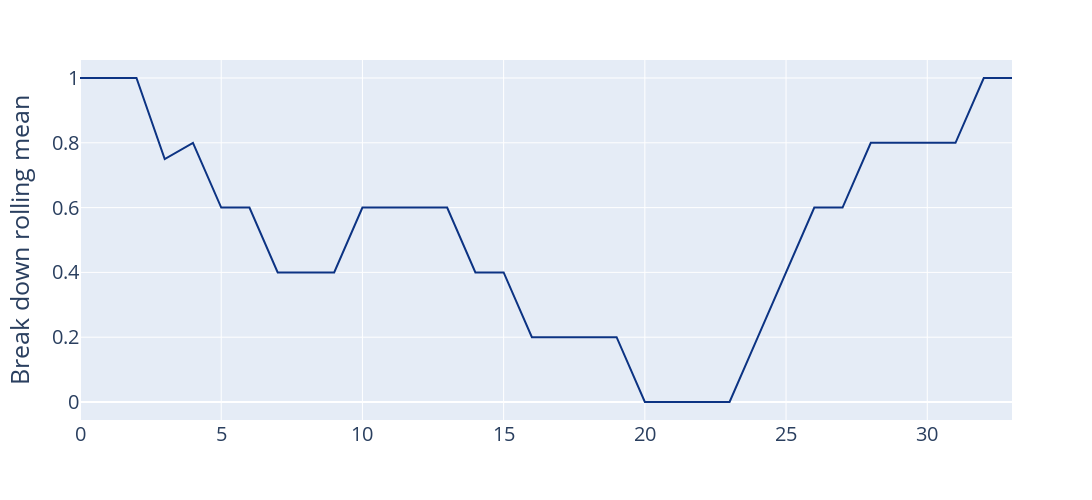

Notebook code for this chart:
### Code cell
fig = px.line(
    data_frame = df_bd,
    y = "Rolling Mean",

    color_discrete_sequence = plt_style_s,
    labels = {"Rolling Mean" : "Break down rolling mean", "index" : ""}
)

scale_show(fig, width = 1500, height = 500)

### Figure 1 — Plotly figure (JSON) as saved in the notebook; plotly's stock layout.template omitted (floating-point values rounded to 4 significant figures)
{"data": [{"hovertemplate": "=%{x}<br>Break down rolling mean=%{y}<extra></extra>", "legendgroup": "", "line": {"color": "rgb(12,51,131)", "dash": "solid"}, "marker": {"symbol": "circle"}, "mode": "lines", "name": "", "orientation": "v", "showlegend": false, "type": "scatter", "x": [0, 1, 2, 3, 4, 5, 6, 7, 8, 9, 10, 11, 12, 13, 14, 15, 16, 17, 18, 19, 20, 21, 22, 23, 24, 25, 26, 27, 28, 29, 30, 31, 32, 33], "xaxis": "x", "y": [1, 1, 1, 0.75, 0.8, 0.6, 0.6, 0.4, 0.4, 0.4, 0.6, 0.6, 0.6, 0.6, 0.4, 0.4, 0.2, 0.2, 0.2, 0.2, 0, 0, 0, 0, 0.2, 0.4, 0.6, 0.6, 0.8, 0.8, 0.8, 0.8, 1, 1], "yaxis": "y"}], "layout": {"font": {"size": 20}, "height": 500, "legend": {"tracegroupgap": 0}, "margin": {"t": 60}, "title": {"font": {"size": 30}}, "width": 1500, "xaxis": {"anchor": "y", "domain": [0, 1], "title": {"font": {"size": 25}, "text": ""}}, "yaxis": {"anchor": "x", "domain": [0, 1], "title": {"font": {"size": 25}, "text": "Break down rolling mean"}}}}
